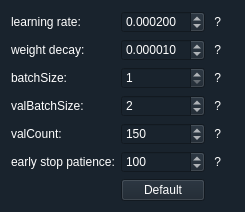
<?xml version="1.0" encoding="UTF-8"?>
<ui version="4.0">
 <class>Train_Param_Form</class>
 <widget class="QWidget" name="Train_Param_Form">
  <property name="geometry">
   <rect>
    <x>0</x>
    <y>0</y>
    <width>245</width>
    <height>209</height>
   </rect>
  </property>
  <property name="windowTitle">
   <string>Train_Param_Widget</string>
  </property>
  <property name="styleSheet">
   <string notr="true">color: rgb(255, 255, 255);
background-color: rgb(25, 35, 45);
font: 9pt &quot;微软雅黑&quot;;</string>
  </property>
  <layout class="QVBoxLayout" name="verticalLayout_2">
   <item>
    <layout class="QVBoxLayout" name="train_param_vl1">
     <item>
      <layout class="QGridLayout" name="tp_grid">
       <item row="4" column="0">
        <widget class="QLabel" name="tp_vs_label">
         <property name="text">
          <string>valCount:</string>
         </property>
        </widget>
       </item>
       <item row="1" column="0">
        <widget class="QLabel" name="tp_wd_label">
         <property name="text">
          <string>weight decay:</string>
         </property>
        </widget>
       </item>
       <item row="1" column="1">
        <widget class="QDoubleSpinBox" name="tp_wd_dsBox">
         <property name="decimals">
          <number>6</number>
         </property>
         <property name="minimum">
          <double>0.000001000000000</double>
         </property>
         <property name="singleStep">
          <double>0.000001000000000</double>
         </property>
         <property name="value">
          <double>0.000010000000000</double>
         </property>
        </widget>
       </item>
       <item row="3" column="0">
        <widget class="QLabel" name="tp_vbs_label">
         <property name="text">
          <string>valBatchSize:</string>
         </property>
        </widget>
       </item>
       <item row="2" column="0">
        <widget class="QLabel" name="tp_bs_label">
         <property name="text">
          <string>batchSize:</string>
         </property>
        </widget>
       </item>
       <item row="4" column="1">
        <widget class="QSpinBox" name="tp_vs_sBox">
         <property name="minimum">
          <number>1</number>
         </property>
         <property name="maximum">
          <number>999999</number>
         </property>
         <property name="value">
          <number>150</number>
         </property>
        </widget>
       </item>
       <item row="5" column="1">
        <widget class="QSpinBox" name="tp_esp_sBox">
         <property name="minimum">
          <number>1</number>
         </property>
         <property name="maximum">
          <number>999999</number>
         </property>
         <property name="value">
          <number>100</number>
         </property>
        </widget>
       </item>
       <item row="3" column="1">
        <widget class="QSpinBox" name="tp_vbs_sBox">
         <property name="minimum">
          <number>1</number>
         </property>
         <property name="value">
          <number>2</number>
         </property>
        </widget>
       </item>
       <item row="5" column="0">
        <widget class="QLabel" name="tp_esp_label">
         <property name="text">
          <string>early stop patience:</string>
         </property>
        </widget>
       </item>
       <item row="0" column="0">
        <widget class="QLabel" name="tp_lr_label">
         <property name="text">
          <string>learning rate:</string>
         </property>
        </widget>
       </item>
       <item row="2" column="1">
        <widget class="QSpinBox" name="tp_bs_sBox">
         <property name="minimum">
          <number>1</number>
         </property>
         <property name="value">
          <number>1</number>
         </property>
        </widget>
       </item>
       <item row="0" column="1">
        <widget class="QDoubleSpinBox" name="tp_lr_dsBox">
         <property name="decimals">
          <number>6</number>
         </property>
         <property name="minimum">
          <double>0.000001000000000</double>
         </property>
         <property name="singleStep">
          <double>0.000001000000000</double>
         </property>
         <property name="value">
          <double>0.000200000000000</double>
         </property>
        </widget>
       </item>
       <item row="6" column="1">
        <widget class="QPushButton" name="tp_default_btn">
         <property name="text">
          <string>Default</string>
         </property>
        </widget>
       </item>
       <item row="0" column="2">
        <widget class="QLabel" name="lr_q_label">
         <property name="toolTip">
          <string>Learning rate</string>
         </property>
         <property name="statusTip">
          <string/>
         </property>
         <property name="text">
          <string> ? </string>
         </property>
        </widget>
       </item>
       <item row="1" column="2">
        <widget class="QLabel" name="wd_q_label">
         <property name="toolTip">
          <string>Weight decay (L2 regularization)</string>
         </property>
         <property name="text">
          <string> ? </string>
         </property>
        </widget>
       </item>
       <item row="2" column="2">
        <widget class="QLabel" name="bs_q_label">
         <property name="toolTip">
          <string>Training batch size</string>
         </property>
         <property name="text">
          <string> ? </string>
         </property>
        </widget>
       </item>
       <item row="3" column="2">
        <widget class="QLabel" name="vbs_q_label">
         <property name="toolTip">
          <string>Verify batch size</string>
         </property>
         <property name="text">
          <string> ? </string>
         </property>
        </widget>
       </item>
       <item row="4" column="2">
        <widget class="QLabel" name="vs_q_label">
         <property name="toolTip">
          <string>Validation interval: Perform validation every certain number of iterations</string>
         </property>
         <property name="text">
          <string> ? </string>
         </property>
        </widget>
       </item>
       <item row="5" column="2">
        <widget class="QLabel" name="esp_q_label">
         <property name="toolTip">
          <string>The number of rounds where the validation metric shows no continuous improvement</string>
         </property>
         <property name="text">
          <string> ? </string>
         </property>
        </widget>
       </item>
      </layout>
     </item>
    </layout>
   </item>
  </layout>
 </widget>
 <resources/>
 <connections/>
</ui>
